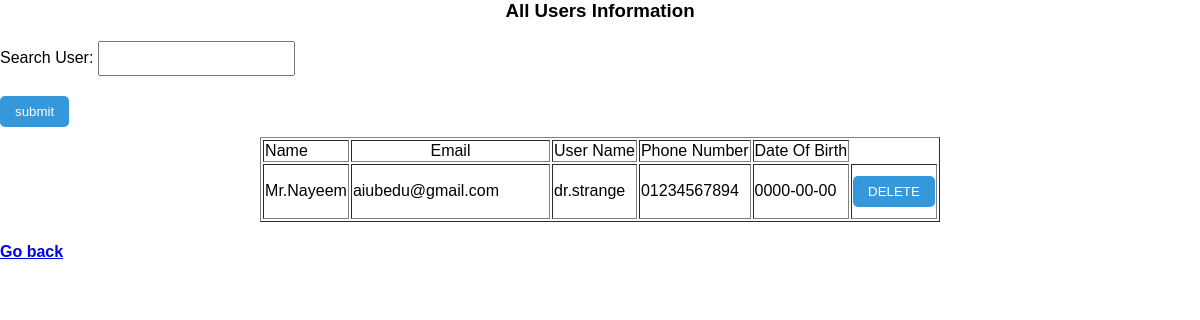
Page /controller/showAllUser.php?userName=dr.strange on the committed database.
### tables this page shows
CREATE TABLE `userinfo` (
  `Name` varchar(20) NOT NULL,
  `Email` varchar(30) NOT NULL,
  `UserName` varchar(20) NOT NULL,
  `Password` varchar(20) NOT NULL,
  `Phone` varchar(20) NOT NULL,
  `DOB` date NOT NULL,
  `OTP` int(10) NOT NULL,
  `ProfilePic` varchar(100) NOT NULL
);

### model/userModel.php (called while the page is built, shortened)
<?php
function searchUsers($userName){
    $con = getConnection();
    $sql = "select * from userinfo where userName ='$userName'";
    $result = mysqli_query($con, $sql);
    return $result;
}
?>

### controller/showAllUser.php (the view, shortened to what this page needs)
 <?php
require_once('../model/userModel.php');
?>
<link rel="stylesheet"  href="../asset/CSS/style.css">
<table border=1 align="center">
    <tr>
        <td>Name</td>
        <td align="center"  width=30%>Email</td>
        <td>User Name</td>
        <td>Phone Number</td>
        <td>Date Of Birth</td>
    </tr>
    <h3 align="center">All Users Information</h3>
    <form action="" method="post" onsubmit ="searchUser()">
    Search User: <input type="text" name="userName" value="" /> <br>
    <input type="submit" value="submit">
    </form>
    <?php
    if (isset($_REQUEST['userName'])) {
        $userName = $_REQUEST['userName'];
        $result = searchUsers($userName);
        while ($user = mysqli_fetch_assoc($result)) {
            ?>
            <tr>
                <td><?= $user['Name'] ?></td>
                <td><?= $user['Email'] ?></td>
                <td><?= $user['UserName'] ?></td>
                <td><?= $user['Phone'] ?></td>
                <td><?= $user['DOB'] ?></td>
                <form method="POST">
            <td><input type="submit" value="DELETE">
        </tr>
        <?php
        }
}
    ?>
</table>
<a href="../view/adminHome.php"><h4>Go back</h4></a>

### asset/css/style.css (style rules this page uses)
input, select { padding: 8px; margin-bottom: 10px; }
input[type="submit"] { display: inline-block; margin-top: 10px; text-decoration: none; padding: 8px 15px; background-color: #3498db; color: #fff; border-radius: 5px; cursor: pointer; border: none; }

### rows in the picture
userinfo: Name "Mr.Nayeem", Email "aiubedu@gmail.com", UserName "dr.strange", Phone "01234567894", DOB "0000-00-00"
